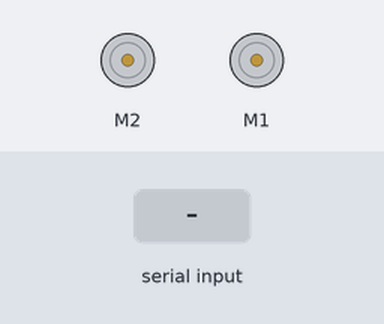
The sketch below on a simulated Arduino Uno, built with avr-gcc and run on an emulated ATmega328P. On the bench: 2 × DC motor (green arrow = forward, orange = backward, longer = faster). The test bench sets the inputs (shaded band). What the sketch prints to the serial monitor is not drawn.

Above: at 1.2 s.
1.3 s: "1" received over Serial
2.8 s: byte 1 (B01) received over Serial
At 3.3 s:
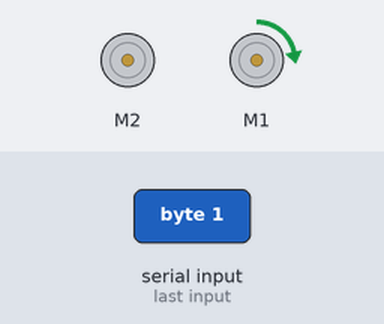
4.3 s: byte 2 (B10) received over Serial
At 5.5 s:
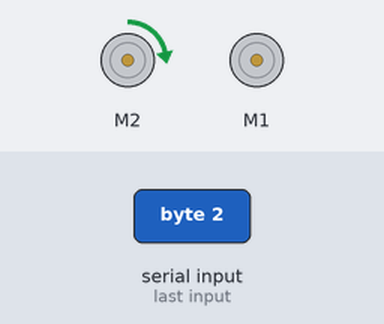
5.8 s: byte 3 (B11) received over Serial
At 6.7 s:
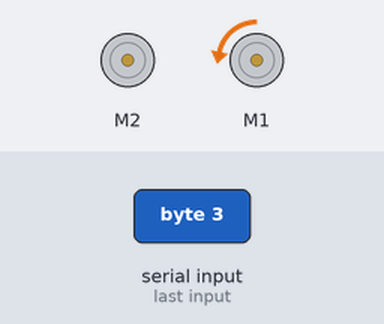
7.3 s: byte 4 (B100) received over Serial
At 7.9 s:
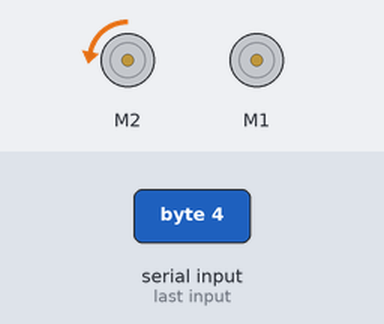
8.8 s: "0" received over Serial
At 10.2 s:
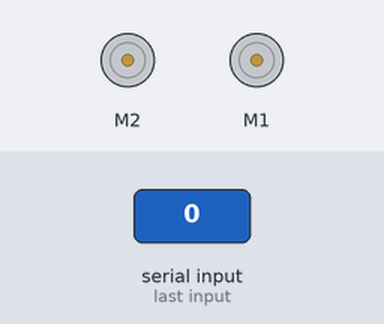
Timing chart, 0 to 11.3 s (numbered marks = the images above; inputs shaded):
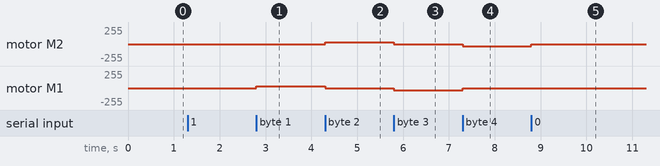

Measured:
- after the input at 2.8 s, motor M1: stopped → forward 30/255 at once
- after the input at 4.3 s, motor M2: stopped → forward 30/255 at once; motor M1: forward 30/255 → stopped at once
- after the input at 5.8 s, motor M2: forward 30/255 → stopped at once; motor M1: stopped → backward 30/255 at once
- after the input at 7.3 s, motor M2: stopped → backward 30/255 at once; motor M1: backward 30/255 → stopped at once
- after the input at 8.8 s, motor M2: backward 30/255 → stopped at once

The sketch:

Bertha.io.ino
```cpp
#include <Wire.h>
#include <Adafruit_MotorShield.h>
Adafruit_MotorShield AFMS = Adafruit_MotorShield();
Adafruit_DCMotor *rightMotor = AFMS.getMotor(2); // Right Motor
Adafruit_DCMotor *leftMotor = AFMS.getMotor(1); // Left Motor

/// initialize variable for the motor speed
int Mspeed = 30;
int x;
// initialize variable for determining whether to accept new data or not
boolean newData = false;

// Motor Speed | Motor override (stop) | Direction
int cvals[3] = {30, 0, 0};

// Serial Input Work
const byte numChars = 32;
char caseData = 'p';
char inputData[numChars]; // an array to store the received data


void setup() {
  AFMS.begin();
  Serial.begin(9600);
  Serial.println("<Arduino is ready>");
}


void loop() {

  // set motor speeds with the parameter
  uint8_t i;

  if (Serial.available() > 0) {
    // here '1' (the character) is important as 1 is the number
    // and '1' equals 0x31 (ASCII)
    x = Serial.read();
    if (x == 0) {   //When no signal, no run
      rightMotor->setSpeed(0);
      leftMotor->setSpeed(0);

   } else if (x == B01) {           //Right Wheel Backward
      rightMotor->setSpeed(0);
      leftMotor->setSpeed(Mspeed);
      rightMotor->run(FORWARD);
      leftMotor->run(FORWARD);

    } else if (x == B10) {          //Right Wheel Forward
      rightMotor->setSpeed(Mspeed);
      leftMotor->setSpeed(0);
      rightMotor->run(FORWARD);
      leftMotor->run(FORWARD);

    } else if (x == B11) {            //Left Wheel Back
      rightMotor->setSpeed(0);
      leftMotor->setSpeed(Mspeed);
      leftMotor->run(BACKWARD);

    } else if (x == B100) {             //Right Wheel back
      rightMotor->setSpeed(Mspeed);
      leftMotor->setSpeed(0);
      rightMotor->run(BACKWARD);

    }else if (x == B101) {
      Mspeed = Mspeed + 1;

    }else if (x == B110) {
      Mspeed = Mspeed -1 ;

    } else {   //If no cases fulfilled, no run
      rightMotor->setSpeed(0);
      leftMotor->setSpeed(0);
    }

  }
}
```
